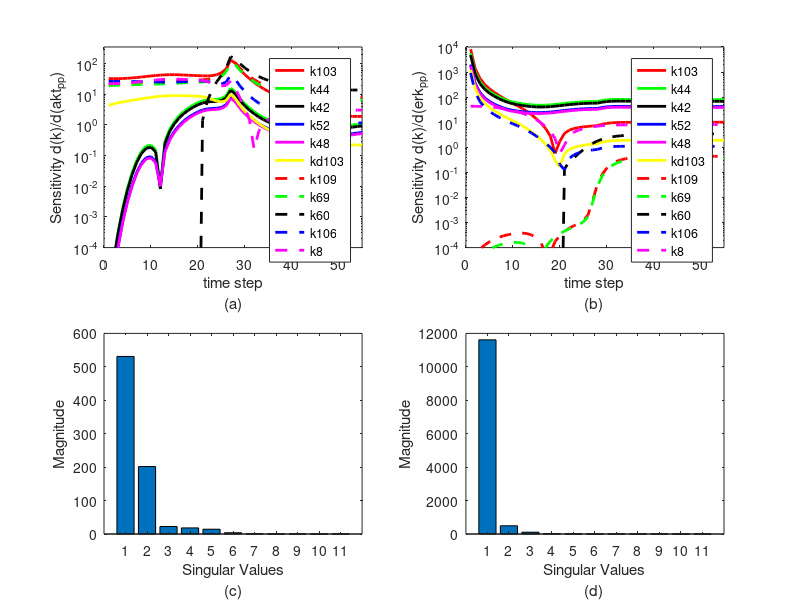

Write MATLAB code to recreate this figure.
clear all; close all; clc

% addpath('export')

%% ERK parameter sensitivity section
load sens_erk.txt
sensitivity_akt = sens_erk;

time = sensitivity_akt(:,1);

d = sensitivity_akt(:,2:end);
dc36 = -sensitivity_akt(:,end);

figure(1)
subplot(2,2,2);
lw = 2;
semilogy(time,d(:,1),'r-','LineWidth',lw)
hold on
semilogy(time,d(:,2),'g-','LineWidth',lw)
semilogy(time,d(:,3),'k-','LineWidth',lw)
semilogy(time,d(:,4),'b-','LineWidth',lw)
semilogy(time,d(:,5),'m-','LineWidth',lw)
semilogy(time,d(:,6),'y-','LineWidth',lw)
semilogy(time,d(:,7),'r--','LineWidth',lw)
semilogy(time,d(:,8),'g--','LineWidth',lw)
semilogy(time,d(:,9),'k--','LineWidth',lw)
semilogy(time,d(:,10),'b--','LineWidth',lw)
semilogy(time,d(:,11),'m--','LineWidth',lw)
% semilogy(time,d(:,12),'y--','LineWidth',lw)
% semilogy(time,d(:,13),'r-.','LineWidth',lw)
% semilogy(time,d(:,14),'g-.','LineWidth',lw)
% semilogy(time,d(:,15),'k-.','LineWidth',lw)
% semilogy(time,dc36,'b-.','LineWidth',lw)
xlabel({'time step';'(b)'})
ylabel('Sensitivity d(k)/d(erk_{pp})')
axis([0 55 10e-5 10e3])
legend('k103', 'k44', 'k42', 'k52', 'k48', 'kd103', 'k109', 'k69', 'k60', 'k106', 'k8')

% legend_str = {'C_2H_6';'C_3H_8';'C_4H_{10}';'C_5H_{12}';'C_6H_{14}';'C_8H_{18}';...
%     'C_{10}H_{22}';'C_{12}H_{26}';'C_{14}H_{30}';'C_{16}H_{34}';'C_{18}H_{38}';'C_{20}H_{42}';...
%     'C_{24}H_{50}';'C_{28}H_{58}';'C_{32}H_{66}';'C_{36}H_{74}'};

set(gcf,'color','w');

% columnlegend(4, legend_str, 'Location', 'NorthWest', 'boxon');

ss = d;

% analysis for tc
[u1,s1,v1]=svd(ss');

s1_est = diag(s1)';

sv = linspace(1,16,16);

% export_fig sensitivity_d86 -eps 
%saveas(h,'sensitivity','eps')

subplot(2,2,4)
bar(s1_est)
xlabel({'Singular Values';'(d)'})
ylabel('Magnitude')

set(gcf,'color','w');

% export_fig singular_values_d86 -eps 

%% AKT parameter sensitivity section
load sens_akt.txt
sensitivity_akt = sens_akt;

time = sensitivity_akt(:,1);

d = sensitivity_akt(:,2:end);
dc36 = -sensitivity_akt(:,end);

subplot(2,2,1)
lw = 2;
semilogy(time,d(:,1),'r-','LineWidth',lw)
hold on
semilogy(time,d(:,2),'g-','LineWidth',lw)
semilogy(time,d(:,3),'k-','LineWidth',lw)
semilogy(time,d(:,4),'b-','LineWidth',lw)
semilogy(time,d(:,5),'m-','LineWidth',lw)
semilogy(time,d(:,6),'y-','LineWidth',lw)
semilogy(time,d(:,7),'r--','LineWidth',lw)
semilogy(time,d(:,8),'g--','LineWidth',lw)
semilogy(time,d(:,9),'k--','LineWidth',lw)
semilogy(time,d(:,10),'b--','LineWidth',lw)
semilogy(time,d(:,11),'m--','LineWidth',lw)
% semilogy(time,d(:,12),'y--','LineWidth',lw)
% semilogy(time,d(:,13),'r-.','LineWidth',lw)
% semilogy(time,d(:,14),'g-.','LineWidth',lw)
% semilogy(time,d(:,15),'k-.','LineWidth',lw)
% semilogy(time,dc36,'b-.','LineWidth',lw)
xlabel({'time step';'(a)'})
ylabel('Sensitivity d(k)/d(akt_{pp})')
axis([0 55 10e-5 350])
legend('k103', 'k44', 'k42', 'k52', 'k48', 'kd103', 'k109', 'k69', 'k60', 'k106', 'k8')

% legend_str = {'k6';'k8';'k60';'kd68';'k69';'kd75';...
%     'kd96';'kd104';'k109';'kd109';'k42';'k48';...
%     'kd49';'k52';'k44'};

set(gcf,'color','w');

% columnlegend(4, legend_str, 'Location', 'SouthEast', 'boxon');

ss = d;

% analysis for tc
[u1,s1,v1]=svd(ss'); % look at u or v value; 55x55, find transpose, look at rows

s1_est = diag(s1)';

sv = linspace(1,16,16);

% export_fig sensitivity_d86 -eps 
%saveas(h,'sensitivity','eps')

subplot(2,2,3) % put on semilog plot
bar(s1_est)
xlabel({'Singular Values';'(c)'})
ylabel('Magnitude')

set(gcf,'color','w');

% export_fig singular_values_d86 -eps 